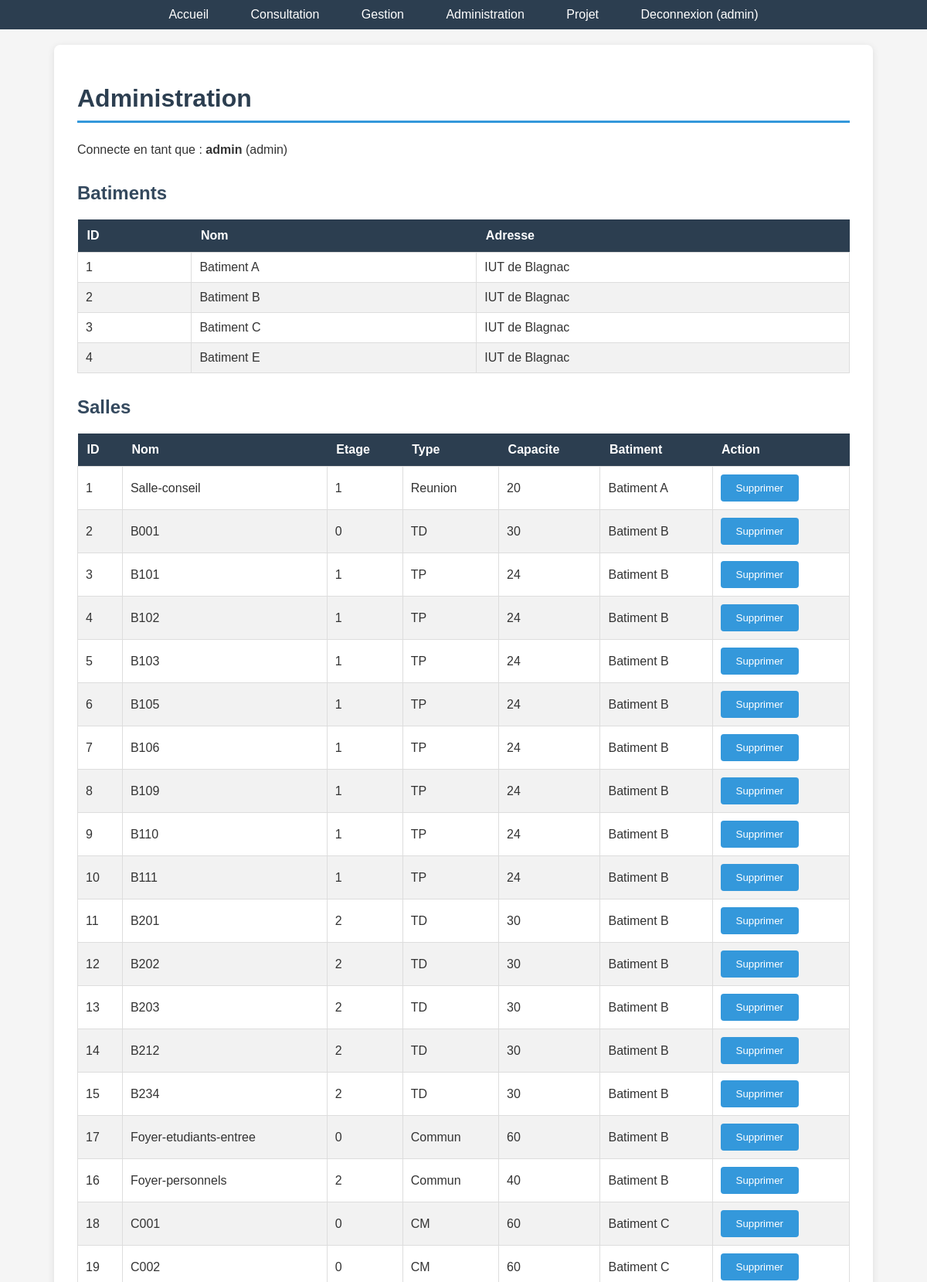
The app's page /admin.php (signed in, upper part) with its own data.
### tables this page shows
CREATE TABLE IF NOT EXISTS Batiment (
    id_batiment INT AUTO_INCREMENT PRIMARY KEY,
    nom VARCHAR(50) NOT NULL,
    adresse VARCHAR(255)
);

CREATE TABLE IF NOT EXISTS Salle (
    id_salle INT AUTO_INCREMENT PRIMARY KEY,
    nom VARCHAR(50) NOT NULL,
    etage INT NOT NULL,
    type VARCHAR(50),
    capacite INT,
    id_batiment INT NOT NULL,
    FOREIGN KEY (id_batiment) REFERENCES Batiment(id_batiment)
);

### www/admin.php (the view, shortened to what this page needs)
<?php
$connexion = mysqli_connect("localhost", "root", "", "sae23");
?>
<!DOCTYPE html>
<html lang="fr">
<head>
    <link rel="stylesheet" href="style.css">
</head>
<body>
    <nav>
        <a href="index.php">Accueil</a>
        <a href="consultation.php">Consultation</a>
        <a href="gestion.php">Gestion</a>
        <a href="admin.php">Administration</a>
        <a href="projet.php">Projet</a>
        <a href="connexion.php?logout=1">Deconnexion (<?php echo htmlspecialchars($_SESSION['login']); ?>)</a>
    </nav>
    <div class="container">
        <h1>Administration</h1>
        <p>Connecte en tant que : <strong><?php echo htmlspecialchars($_SESSION['login']); ?></strong> (admin)</p>
        <h2>Batiments</h2>
        <table>
            <thead>
                <tr>
                    <th>ID</th>
                    <th>Nom</th>
                    <th>Adresse</th>
                </tr>
            </thead>
            <tbody>
                <?php
                $resultat = mysqli_query($connexion, "SELECT * FROM Batiment ORDER BY nom");
                while ($ligne = mysqli_fetch_assoc($resultat)) {
                    echo "<tr>";
                    echo "<td>" . $ligne['id_batiment'] . "</td>";
                    echo "<td>" . htmlspecialchars($ligne['nom']) . "</td>";
                    echo "<td>" . htmlspecialchars($ligne['adresse']) . "</td>";
                    echo "</tr>";
                }
                ?>
            </tbody>
        </table>
        <h2>Salles</h2>
        <table>
            <thead>
                <tr>
                    <th>ID</th>
                    <th>Nom</th>
                    <th>Etage</th>
                    <th>Type</th>
                    <th>Capacite</th>
                    <th>Batiment</th>
                    <th>Action</th>
                </tr>
            </thead>
            <tbody>
                <?php
                $resultat = mysqli_query($connexion,
                    "SELECT s.*, b.nom AS batiment_nom FROM Salle s
                     JOIN Batiment b ON s.id_batiment = b.id_batiment
                     ORDER BY b.nom, s.nom");
                while ($ligne = mysqli_fetch_assoc($resultat)) {
                    echo "<tr>";
                    echo "<td>" . $ligne['id_salle'] . "</td>";
                    echo "<td>" . htmlspecialchars($ligne['nom']) . "</td>";
                    echo "<td>" . $ligne['etage'] . "</td>";
                    echo "<td>" . htmlspecialchars($ligne['type']) . "</td>";
                    echo "<td>" . $ligne['capacite'] . "</td>";
                    echo "<td>" . htmlspecialchars($ligne['batiment_nom']) . "</td>";
                    echo "<td>";
                    echo "<form method='POST' style='display:inline;' onsubmit='return confirm(\"Supprimer cette salle et tous ses capteurs ?\");'>";
                    echo "<input type='submit' value='Supprimer'>";
                    echo "</form>";
                    echo "</td>";
                    echo "</tr>";
                }
                ?>
            </tbody>
        </table>
    </div>
</body>
</html>

### www/style.css (style rules this page uses)
body { font-family: Arial, sans-serif; background-color: #f5f5f5; margin: 0; padding: 0; color: #333; }
nav { background-color: #2c3e50; padding: 10px 20px; text-align: center; }
nav a { color: white; text-decoration: none; margin: 0 15px; padding: 5px 10px; }
.container { max-width: 1000px; margin: 20px auto; background-color: white; padding: 30px; border-radius: 8px; box-shadow: 0 2px 10px rgba(0, 0, 0, 0.1); }
h1 { color: #2c3e50; border-bottom: 3px solid #3498db; padding-bottom: 10px; }
h2 { color: #34495e; margin-top: 30px; }
p { line-height: 1.6; }
table { width: 100%; border-collapse: collapse; margin-top: 15px; }
th { background-color: #2c3e50; color: white; padding: 12px; text-align: left; }
td { padding: 10px; border: 1px solid #ddd; }
tr:nth-child(even) { background-color: #f2f2f2; }
form input[type="submit"] { background-color: #3498db; color: white; padding: 10px 20px; border: none; border-radius: 4px; cursor: pointer; }

### records on screen
batiment: id_batiment "1", nom "Batiment A", adresse "IUT de Blagnac"
batiment: id_batiment "2", nom "Batiment B", adresse "IUT de Blagnac"
batiment: id_batiment "3", nom "Batiment C", adresse "IUT de Blagnac"
batiment: id_batiment "4", nom "Batiment E", adresse "IUT de Blagnac"
salle: id_salle "1", nom "Salle-conseil", etage "1", type "Reunion", capacite "20", id_batiment.nom "Batiment A"
salle: id_salle "2", nom "B001", etage "0", type "TD", capacite "30", id_batiment.nom "Batiment B"
salle: id_salle "3", nom "B101", etage "1", type "TP", capacite "24", id_batiment.nom "Batiment B"
salle: id_salle "4", nom "B102", etage "1", type "TP", capacite "24", id_batiment.nom "Batiment B"
salle: id_salle "5", nom "B103", etage "1", type "TP", capacite "24", id_batiment.nom "Batiment B"
salle: id_salle "6", nom "B105", etage "1", type "TP", capacite "24", id_batiment.nom "Batiment B"
salle: id_salle "7", nom "B106", etage "1", type "TP", capacite "24", id_batiment.nom "Batiment B"
salle: id_salle "8", nom "B109", etage "1", type "TP", capacite "24", id_batiment.nom "Batiment B"
salle: id_salle "9", nom "B110", etage "1", type "TP", capacite "24", id_batiment.nom "Batiment B"
salle: id_salle "10", nom "B111", etage "1", type "TP", capacite "24", id_batiment.nom "Batiment B"
salle: id_salle "11", nom "B201", etage "2", type "TD", capacite "30", id_batiment.nom "Batiment B"
salle: id_salle "12", nom "B202", etage "2", type "TD", capacite "30", id_batiment.nom "Batiment B"
salle: id_salle "13", nom "B203", etage "2", type "TD", capacite "30", id_batiment.nom "Batiment B"
salle: id_salle "14", nom "B212", etage "2", type "TD", capacite "30", id_batiment.nom "Batiment B"
salle: id_salle "15", nom "B234", etage "2", type "TD", capacite "30", id_batiment.nom "Batiment B"
salle: id_salle "17", nom "Foyer-etudiants-entree", etage "0", type "Commun", capacite "60", id_batiment.nom "Batiment B"
salle: id_salle "16", nom "Foyer-personnels", etage "2", type "Commun", capacite "40", id_batiment.nom "Batiment B"
salle: id_salle "18", nom "C001", etage "0", type "CM", capacite "60", id_batiment.nom "Batiment C"
salle: id_salle "19", nom "C002", etage "0", type "CM", capacite "60", id_batiment.nom "Batiment C"

### other values on screen
$_SESSION['login'] "admin"
